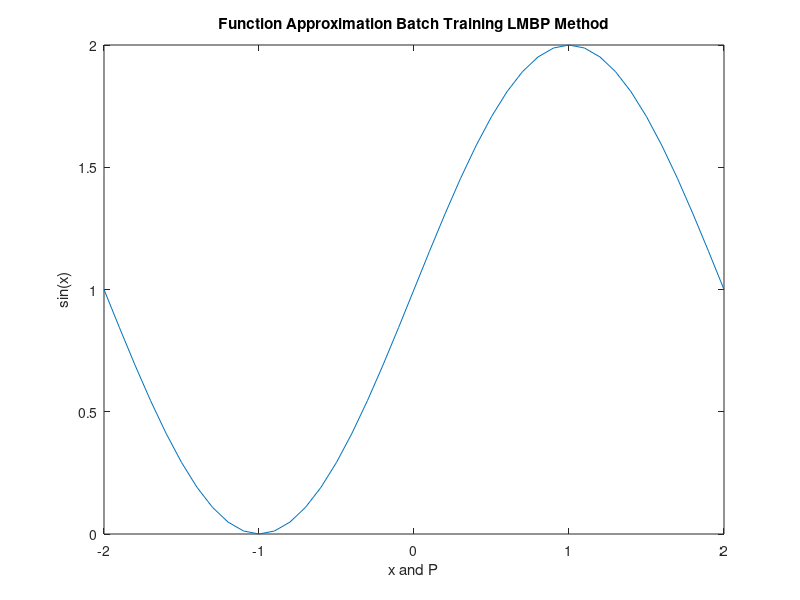

Source code (MATLAB): (Note: this script raises an error after producing the figure.)
%% Batch_Training_LMBP_Finction_Modeling_HW5_E12_16
clear
clc

%% Main Function Plot
x = -2:0.1:2;
y = 1 + sin((pi/2).*x);
plot(x,y)
xlabel('x and P')
ylabel('sin(x)')
title('Function Approximation Batch Training LMBP Method')

%% Network 1-2-1
P = [-2:0.1:2]';
W1 = -0.5 + (0.5+0.5)*rand(2,1);
b1 = -0.5 + (0.5+0.5)*rand(2,1);
W2 = -0.5 + (0.5+0.5)*rand(1,2);
b2 = -0.5 + (0.5+0.5)*rand(1,1);
miu = 0.01;
theta = 10;

s1 = {};
s2 = {};
A0 = {};
A1 = {};
X0 = [W1(1,1);W1(2,1);b1(1,1);b1(2,1);W2(1,1);W2(1,2);b2];
X = X0;

t = (1 + sin((pi/2).*P))';
for kk = 1:41
    
for ii = 1:size(P,1)
    
    n1 = [X(1,1);X(2,1)] * P(ii,1) + [X(3,1);X(4,1)];
    a1 = logsig(n1);
    n2 = [X(5,1) X(6,1)] * a1 + X(7,1);
    a2 = purelin(n2);
    e(1,ii) = t(1,ii)-a2;
    Fdot2 = 1;
    s2{1,ii} = -Fdot2;
    Fdot1 = zeros(size(n1,1),size(n1,1));
    
    for jj = 1:2
        
        Fdot1(jj,jj) = (1-a1(jj,1)) * a1(jj,1);
        
    end
    
    s1{1,ii} = Fdot1 * ([X(5,1) X(6,1)])' * s2{1,ii};
    
    A0{1,ii} = [P(ii,1);1;1];
    A1{1,ii} = [a1(1,1);a1(2,1);1];
    
    
    J(ii,1) = s1{1,ii}(1,1)*A0{1,ii}(1,1);
    J(ii,2) = s1{1,ii}(2,1)*A0{1,ii}(1,1);
    J(ii,3) = s1{1,ii}(1,1)*A0{1,ii}(2,1);
    J(ii,4) = s1{1,ii}(2,1)*A0{1,ii}(3,1);
    J(ii,5) = s2{1,ii}(1,1)*A1{1,ii}(1,1);
    J(ii,6) = s2{1,ii}(1,1)*A1{1,ii}(2,1);
    J(ii,7) = s2{1,ii}(1,1)*A1{1,ii}(3,1);
    
    A2_Prime(1,ii) = a2;
    
    
end
v = e';
Fx(1,kk) = e*(e)';



Xprime = X;
delXprime = -inv((J'*J + miu*eye(size(J,2))))*J'*v;
Xprime = delXprime + Xprime;

for ii = 1:size(P,1)
    
    n1 = [Xprime(1,1);Xprime(2,1)] * P(ii,1) + [Xprime(3,1);Xprime(4,1)];
    a1 = logsig(n1);
    n2 = [Xprime(5,1) Xprime(6,1)] * a1 + Xprime(7,1);
    a2 = purelin(n2);
    eprime(1,ii) = t(1,ii)-a2;
end

Fprimex(1,kk) = eprime*(eprime)';


while Fprimex(1,kk)>Fx(1,kk)

    miu = theta*miu;
    Xprime = X;
    delXprime = -inv((J'*J + miu*eye(size(J,2))))*J'*v;
    Xprime = delXprime + Xprime;
    for ii = 1:size(P,1)
    
    n1 = [Xprime(1,1);Xprime(2,1)] * P(ii,1) + [Xprime(3,1);Xprime(4,1)];
    a1 = logsig(n1);
    n2 = [Xprime(5,1) Xprime(6,1)] * a1 + Xprime(7,1);
    a2 = purelin(n2);
    eprime(1,ii) = t(1,ii)-a2;
    end

Fprimex(1,kk) = eprime*(eprime)';
    
end

X = Xprime;
miu = miu/theta;
end

 %% The Value Of Final Weights and Biases
fprintf('The First Layer Weight Matrix Of 1-2-1 Network Converges to\n')
disp([X(1,1);X(2,1)])
fprintf('The First Layer Bias Matrix Of 1-2-1 Network Converges to\n')
disp([X(3,1);X(4,1)])
fprintf('The Second Layer Weight Matrix Of 1-2-1 Network Converges to\n')
disp([X(5,1) X(6,1)])
fprintf('The Second Layer Bias Matrix Of 1-2-1 Network Converges to\n')
disp(X(7,1))

 %% Plots Of Networks Output
  hold on
  plot(P,A2_Prime)
  legend('Main Function','1-2-1 Network','Location','northwest')